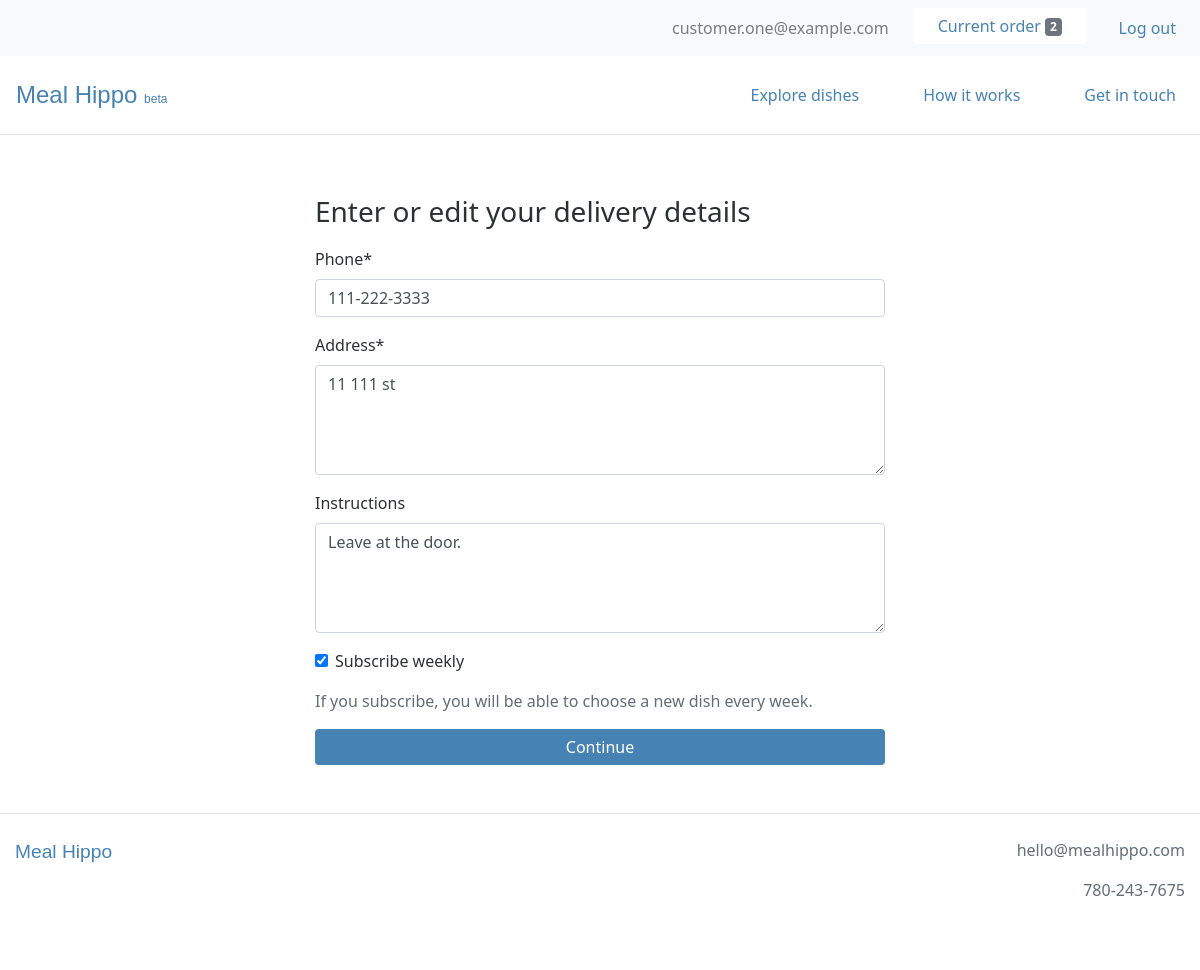
The app's page /order/delivery (signed in), older data.
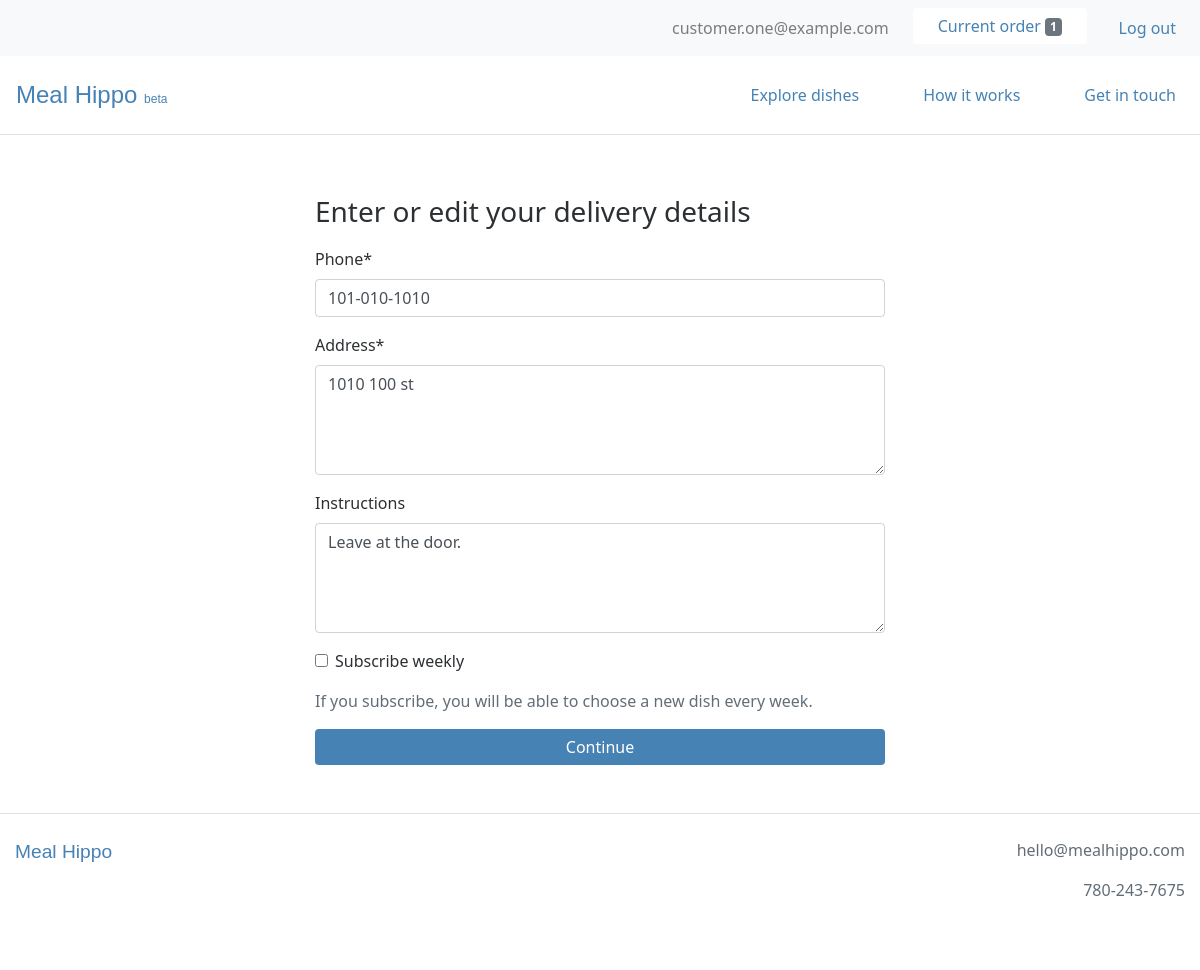
The same page, newer data.
### users/models.py (models this page shows, shortened)
class CustomUser(AbstractBaseUser):
    email = models.EmailField(unique=True)
    is_active = models.BooleanField(default=True)
    is_admin = models.BooleanField(default=False)
    objects = CustomUserManager()
    USERNAME_FIELD = 'email'
    REQUIRED_FIELDS = []

### webplatform/models.py (models this page shows, shortened)
class Order(models.Model):
    user = models.ForeignKey(settings.AUTH_USER_MODEL, on_delete=models.CASCADE)
    items = models.ManyToManyField(OrderItem)
    delivery_date = models.DateField(null=True)
    delivery_time = models.TimeField(null=True)
    is_completed = models.BooleanField(default=False)
    payment = models.ForeignKey(Payment, on_delete=models.SET_NULL, blank=True, null=True)
    created_at = models.DateTimeField(auto_now_add=True)
    modified_at = models.DateTimeField(auto_now=True)

class UserDeliveryDetail(models.Model):
    user = models.OneToOneField(settings.AUTH_USER_MODEL, on_delete=models.CASCADE)
    phone = models.CharField(max_length=20)
    address = models.TextField()
    instructions = models.TextField(blank=True, null=True)
    is_subscribed = models.BooleanField(default=False, verbose_name='subscribe weekly')

### webplatform/views.py (the view)
# urls.py: path('order/delivery', views.OrderDeliveryView.as_view(), name='order_delivery_view'),
class OrderDeliveryView(LoginRequiredMixin, UpdateView):
    login_url = 'login'
    template_name = 'webplatform/order_delivery_view.html'
    form_class = forms.OrderDeliveryForm
    success_url = reverse_lazy('webplatform:order_payment_view')
    def get_object(self):
        return get_object_or_404(models.UserDeliveryDetail, user=self.request.user)

### webplatform/forms.py
class OrderDeliveryForm(ModelForm):
    class Meta:
        model = models.UserDeliveryDetail
        fields = ['phone', 'address', 'instructions', 'is_subscribed']
        widgets = {
          'address': forms.Textarea(attrs={'rows':4}),
          'instructions': forms.Textarea(attrs={'rows':4}),
        }

### webplatform/templatetags/cart_templatetags.py (called while the page is built)
@register.filter
def cart_item_count(user):
    if user.is_authenticated:
        queryset = models.Order.objects.filter(user=user, is_completed=False)
        if queryset.exists():
            return queryset[0].items.count()
    return 0

### webplatform/templates/webplatform/order_delivery_view.html (shortened to what this page needs)
{% extends 'base.html' %}
{% load static %}
{% load crispy_forms_tags %}
{% load humanize %}
{% block content %}
<div class="container-fluid my-5">
  <div class="row">
    <div class="col-lg-6 offset-lg-3 col-md-8 offset-md-2 col-12">
      <h3>Enter or edit your delivery details</h3>
      <form method="post">
        {{ form|crispy }}
        <p>If you subscribe, you will be able to choose a new dish every week.</p>
        <input type="submit" value="Continue" class="btn btn-primary w-100">
      </form>
    </div>
  </div>
</div>
{% endblock %}

### templates/base.html (shortened to what this page needs)
{% load static %}
{% load cart_templatetags %}
<!DOCTYPE html>
<html lang="en" dir="ltr">
  <head>
    <link rel="stylesheet" href="https://stackpath.bootstrapcdn.com/bootstrap/4.4.1/css/bootstrap.min.css">
    <link rel="stylesheet" type="text/css" href="{% static 'style.css' %}">
  </head>
  <body>
    {% if user.is_authenticated %}
      <nav class="navbar navbar-expand-md navbar-light bg-light">
          <ul class="navbar-nav ml-md-auto mx-md-0 mx-auto text-md-left text-center">
            <li class="nav-item ml-4">
              <span class="navbar-text">
                {{ request.user.email }}
              </span>
            </li>
            <li class="nav-item ml-4">
              <a href="{% url 'webplatform:order_items_view' %}">
                <button type="button" class="btn btn-light bg-white">
                  Current order <span class="badge badge-secondary">{{ request.user|cart_item_count }}</span>
                </button>
              </a>
            </li>
            <li class="nav-item ml-4">
              <a class="nav-link" href="{% url 'logout' %}">Log out</a>
            </li>
          </ul>
      </nav>
    {% endif %}
    <nav class="navbar navbar-expand-md navbar-light py-3 border-bottom">
      <a class="navbar-brand" href="{% url 'webplatform:home_view' %}">Meal&nbsp;Hippo <small style="font-size: 0.5em;">beta</small></a>
      <div class="collapse navbar-collapse" id="navbarText">
        <ul class="navbar-nav ml-auto">
          <li class="nav-item ml-5">
            <a class="nav-link" href="{% url 'webplatform:order_items_view' %}">Explore dishes</a>
          </li>
          <li class="nav-item ml-5">
            <a class="nav-link" href="{% url 'webplatform:support_view' %}">How it works</a>
          </li>
          <li class="nav-item ml-5">
            <a class="nav-link" href="{% url 'webplatform:contact_view' %}">Get in touch</a>
          </li>
        </ul>
      </div>
    </nav>
    {% block content %}
    {% endblock %}
    <footer>
      <div class="container-fluid text-center py-4 mb-5 border-top">
        <div class="row">
          <div class="col-sm text-sm-left mb-4">
            <span class="logo">
              <a href="{% url 'webplatform:home_view' %}">Meal&nbsp;Hippo</a>
            </span>
          </div>
          <div class="col-sm text-sm-right">
            <p>hello@mealhippo.com</p>
            <p>780-243-7675</p>
          </div>
        </div>
      </div>
    </footer>
  </body>
</html>

Row changes from the older to the newer data that the page shows:
changed CustomUser "customer.one@example.com": user|cart_item_count "2" → "1"
changed UserDeliveryDetail "Leave at the door.": phone "111-222-3333" → "101-010-1010"; address "11 111 st" → "1010 100 st"; is_subscribed "☑" → "☐"
